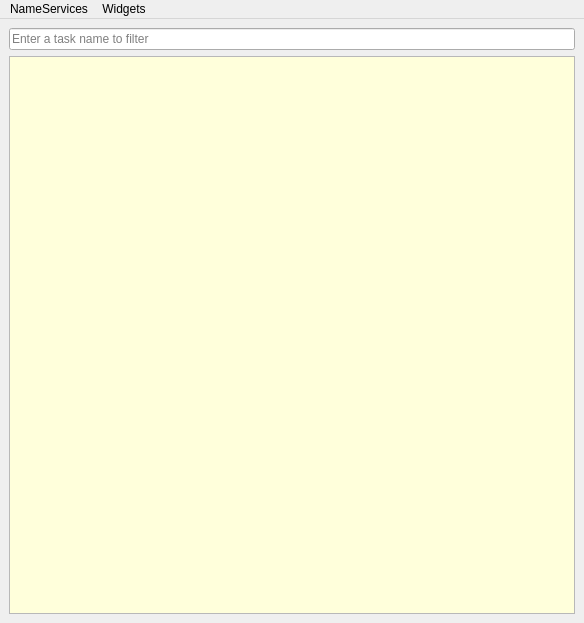
<?xml version="1.0" encoding="UTF-8"?>
<ui version="4.0">
 <class>MainWindow</class>
 <widget class="QMainWindow" name="MainWindow">
  <property name="geometry">
   <rect>
    <x>0</x>
    <y>0</y>
    <width>584</width>
    <height>623</height>
   </rect>
  </property>
  <property name="windowTitle">
   <string>TaskInspector</string>
  </property>
  <widget class="QWidget" name="centralwidget">
   <layout class="QVBoxLayout" name="verticalLayout">
    <item>
     <widget class="QLineEdit" name="lineEdit">
      <property name="placeholderText">
       <string>Enter a task name to filter</string>
      </property>
     </widget>
    </item>
    <item>
     <widget class="QTreeView" name="treeView">
      <property name="sizePolicy">
       <sizepolicy hsizetype="MinimumExpanding" vsizetype="MinimumExpanding">
        <horstretch>1</horstretch>
        <verstretch>1</verstretch>
       </sizepolicy>
      </property>
      <property name="minimumSize">
       <size>
        <width>0</width>
        <height>0</height>
       </size>
      </property>
      <property name="palette">
       <palette>
        <active>
         <colorrole role="Text">
          <brush brushstyle="SolidPattern">
           <color alpha="255">
            <red>0</red>
            <green>0</green>
            <blue>0</blue>
           </color>
          </brush>
         </colorrole>
         <colorrole role="Base">
          <brush brushstyle="SolidPattern">
           <color alpha="255">
            <red>255</red>
            <green>255</green>
            <blue>219</blue>
           </color>
          </brush>
         </colorrole>
         <colorrole role="AlternateBase">
          <brush brushstyle="SolidPattern">
           <color alpha="255">
            <red>255</red>
            <green>255</green>
            <blue>174</blue>
           </color>
          </brush>
         </colorrole>
         <colorrole role="PlaceholderText">
          <brush brushstyle="NoBrush">
           <color alpha="128">
            <red>0</red>
            <green>0</green>
            <blue>0</blue>
           </color>
          </brush>
         </colorrole>
        </active>
        <inactive>
         <colorrole role="Text">
          <brush brushstyle="SolidPattern">
           <color alpha="255">
            <red>0</red>
            <green>0</green>
            <blue>0</blue>
           </color>
          </brush>
         </colorrole>
         <colorrole role="Base">
          <brush brushstyle="SolidPattern">
           <color alpha="255">
            <red>255</red>
            <green>255</green>
            <blue>219</blue>
           </color>
          </brush>
         </colorrole>
         <colorrole role="AlternateBase">
          <brush brushstyle="SolidPattern">
           <color alpha="255">
            <red>255</red>
            <green>255</green>
            <blue>174</blue>
           </color>
          </brush>
         </colorrole>
         <colorrole role="PlaceholderText">
          <brush brushstyle="NoBrush">
           <color alpha="128">
            <red>0</red>
            <green>0</green>
            <blue>0</blue>
           </color>
          </brush>
         </colorrole>
        </inactive>
        <disabled>
         <colorrole role="Text">
          <brush brushstyle="SolidPattern">
           <color alpha="255">
            <red>159</red>
            <green>158</green>
            <blue>158</blue>
           </color>
          </brush>
         </colorrole>
         <colorrole role="Base">
          <brush brushstyle="SolidPattern">
           <color alpha="255">
            <red>255</red>
            <green>255</green>
            <blue>255</blue>
           </color>
          </brush>
         </colorrole>
         <colorrole role="AlternateBase">
          <brush brushstyle="SolidPattern">
           <color alpha="255">
            <red>255</red>
            <green>255</green>
            <blue>174</blue>
           </color>
          </brush>
         </colorrole>
         <colorrole role="PlaceholderText">
          <brush brushstyle="NoBrush">
           <color alpha="128">
            <red>0</red>
            <green>0</green>
            <blue>0</blue>
           </color>
          </brush>
         </colorrole>
        </disabled>
       </palette>
      </property>
      <property name="contextMenuPolicy">
       <enum>Qt::CustomContextMenu</enum>
      </property>
      <property name="frameShape">
       <enum>QFrame::StyledPanel</enum>
      </property>
      <property name="verticalScrollBarPolicy">
       <enum>Qt::ScrollBarAsNeeded</enum>
      </property>
      <property name="horizontalScrollBarPolicy">
       <enum>Qt::ScrollBarAsNeeded</enum>
      </property>
      <property name="autoScroll">
       <bool>false</bool>
      </property>
      <property name="editTriggers">
       <set>QAbstractItemView::AnyKeyPressed|QAbstractItemView::DoubleClicked|QAbstractItemView::EditKeyPressed</set>
      </property>
      <property name="showDropIndicator" stdset="0">
       <bool>false</bool>
      </property>
      <property name="alternatingRowColors">
       <bool>true</bool>
      </property>
      <property name="selectionBehavior">
       <enum>QAbstractItemView::SelectRows</enum>
      </property>
      <property name="verticalScrollMode">
       <enum>QAbstractItemView::ScrollPerPixel</enum>
      </property>
      <property name="rootIsDecorated">
       <bool>true</bool>
      </property>
      <property name="uniformRowHeights">
       <bool>true</bool>
      </property>
      <property name="sortingEnabled">
       <bool>false</bool>
      </property>
      <attribute name="headerCascadingSectionResizes">
       <bool>false</bool>
      </attribute>
      <attribute name="headerMinimumSectionSize">
       <number>0</number>
      </attribute>
      <attribute name="headerDefaultSectionSize">
       <number>200</number>
      </attribute>
      <attribute name="headerShowSortIndicator" stdset="0">
       <bool>false</bool>
      </attribute>
     </widget>
    </item>
   </layout>
  </widget>
  <widget class="QMenuBar" name="menubar">
   <property name="geometry">
    <rect>
     <x>0</x>
     <y>0</y>
     <width>584</width>
     <height>40</height>
    </rect>
   </property>
   <widget class="QMenu" name="menuNameServices">
    <property name="title">
     <string>NameServices</string>
    </property>
    <addaction name="separator"/>
    <addaction name="actionAdd_name_service"/>
   </widget>
   <widget class="QMenu" name="menuWidgets">
    <property name="title">
     <string>Widgets</string>
    </property>
   </widget>
   <addaction name="menuNameServices"/>
   <addaction name="menuWidgets"/>
  </widget>
  <action name="actionAdd_name_service">
   <property name="text">
    <string>add CORBA</string>
   </property>
  </action>
 </widget>
 <resources/>
 <connections/>
</ui>
